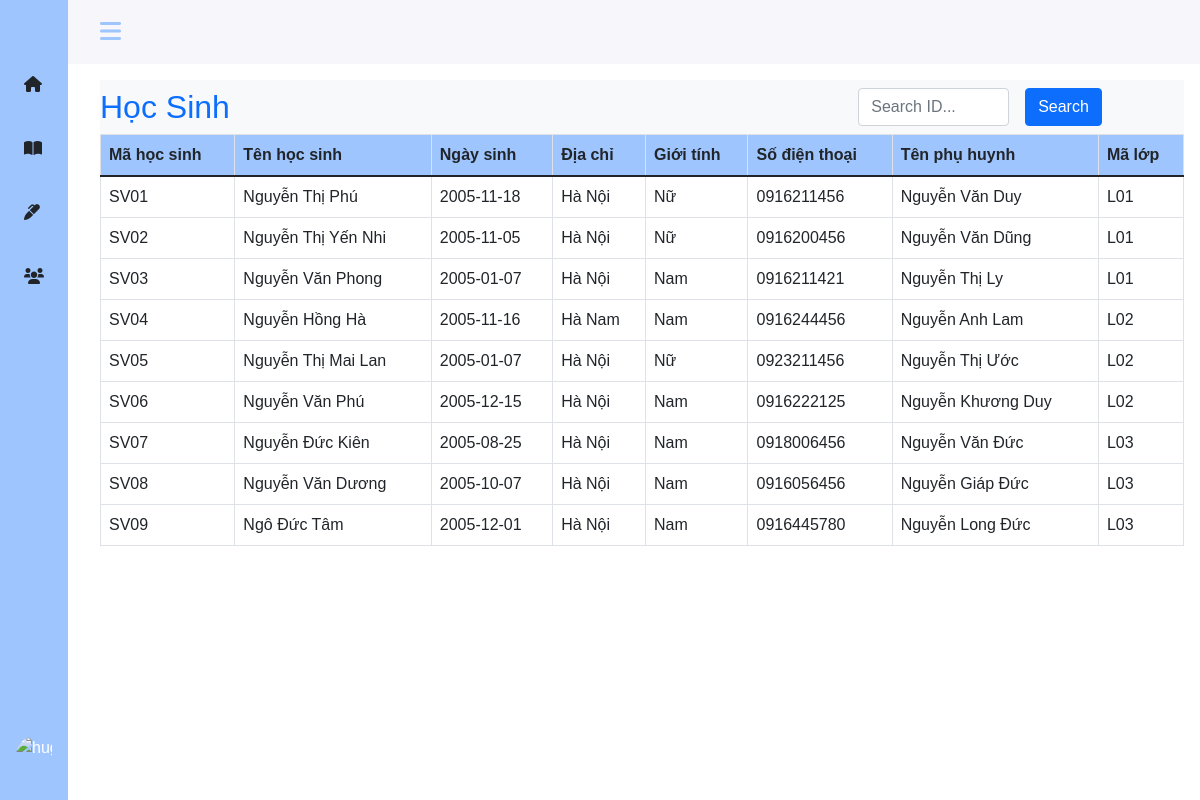
The app's page /student/student-index.php (signed in) with its own data.
### tables this page shows
CREATE TABLE `students` (
  `st_id` varchar(10) NOT NULL,
  `st_name` varchar(30) NOT NULL,
  `st_birth` date NOT NULL,
  `st_address` varchar(50) NOT NULL,
  `st_gender` tinyint(1) NOT NULL,
  `st_phone` tinytext DEFAULT NULL,
  `st_email` varchar(100) DEFAULT NULL,
  `st_parent` varchar(30) NOT NULL,
  `class_id` varchar(11) NOT NULL
);

### student/student-index.php (the view, shortened to what this page needs)
<?php
include './sidebarst.php';
?>
<div class="col py-3">
    <div class="d-flex justify-content-between bg-light ">
        <div class="col-md-6 mt-2">
            <h2 class="text-primary">Học Sinh</h2>
        </div>
        <form method="post">
            <div class="row">
                <div class="col-md-6 mt-2 d-flex">
                    <input type="text" class="form-control col-md-6 me-3" name="search-idstudent" placeholder="Search ID...">
                    <button type="submit" name="btnsearch" class="btn btn-primary">Search</button>
                </div>
            </div>
        </form>
    </div>
    <div class="col-md-12" style="width:100% ; overflow: auto; height: auto">
        <table class="table table-bordered">
            <thead>
                <tr style="background-color: #9ec5fe;">
                    <th scope="col">Mã học sinh</th>
                    <th scope="col">Tên học sinh</th>
                    <th scope="col">Ngày sinh</th>
                    <th scope="col">Địa chỉ</th>
                    <th scope="col">Giới tính</th>
                    <th scope="col">Số điện thoại</th>
                    <th scope="col">Tên phụ huynh</th>
                    <th scope="col">Mã lớp</th>
                </tr>
            </thead>
            <tbody>
                <?php
                include '../config.php';
                if (isset($_POST['btnsearch'])) {
                    $id_student = $_POST['search-idstudent'];
                    $sql = "SELECT * FROM `students` WHERE st_id ='$id_student'";
                    $result = mysqli_query($conn, $sql);
                    if (mysqli_num_rows($result) > 0) {
                        while ($row = mysqli_fetch_assoc($result)) {
                            echo '<tr>';
                            echo '<td>' . $row['st_id'] . '</td>';
                            echo '<td>' . $row['st_name'] . '</td>';
                            echo '<td>' . $row['st_birth'] . '</td>';
                            echo '<td>' . $row['st_address'] . '</td>';
                            echo '<td>' . ($row['st_gender'] == 1 ? "Nam" : "Nữ") . '</td>';
                            echo '<td>' . $row['st_phone'] . '</td>';
                            echo '<td>' . $row['st_parent'] . '</td>';
                            echo '<td>' . $row['class_id'] . '</td>';
                            echo '</tr>';
                        }
                    }
                } else {
                    $sql = "SELECT * FROM `students`";
                    $result = mysqli_query($conn, $sql);
                    if (mysqli_num_rows($result) > 0) {
                        while ($row = mysqli_fetch_assoc($result)) {
                            echo '<tr>';
                            echo '<td>' . $row['st_id'] . '</td>';
                            echo '<td>' . $row['st_name'] . '</td>';
                            echo '<td>' . $row['st_birth'] . '</td>';
                            echo '<td>' . $row['st_address'] . '</td>';
                            echo '<td>' . ($row['st_gender'] == 1 ? "Nam" : "Nữ") . '</td>';
                            echo '<td>' . $row['st_phone'] . '</td>';
                            echo '<td>' . $row['st_parent'] . '</td>';
                            echo '<td>' . $row['class_id'] . '</td>';
                            echo '</tr>';
                        }
                    }
                }
                ?>
            </tbody>
        </table>
    </div>
</div>
<?php
include './foorterst.php';
?>

### student/sidebarst.php (shortened to what this page needs)
<!DOCTYPE html>
<html lang="en">
<head>
    <link href="https://cdn.jsdelivr.net/npm/bootstrap@5.1.3/dist/css/bootstrap.min.css" rel="stylesheet">
    <link rel="stylesheet" href="https://cdnjs.cloudflare.com/ajax/libs/font-awesome/6.0.0-beta2/css/all.min.css">
    <link rel="stylesheet" href="../assets/css/style.css">
</head>
<body id="body-pd">
    <header class="header" id="header">
        <div class="header_toggle"> <i class="fas fa-bars text" style="color: #9ec5fe;" id="header-toggle"></i> </div>
    </header>
    <div class="l-navbar" style="background-color: #9ec5fe;" id="nav-bar">
        <nav class="nav">
            <div>
                <span class=" nav_logo nav_logo-name"></span>
                <div class="nav_list">
                    <a href="./student-index.php" class="nav_link "> <i class="fas fa-home "></i> <span class="nav_name">Học Sinh</span> </a>
                    <a href="./subject.php" class="nav_link"> <i class="fas fa-book-open"></i> <span class="nav_name">Điểm môn học</span> </a>
                    <a href="./mark.php" class="nav_link"> <i class="fas fa-marker"></i> <span class="nav_name">Điểm</span> </a>
                    <a href="./class.php" class="nav_link"> <i class="fas fa-users"></i>  </a>
                </div>
            </div>
            <div class="dropdown pb-4 ps-3">
                <a href="#" class="d-flex align-items-center text-white text-decoration-none dropdown-toggle" id="dropdownUser1" data-bs-toggle="dropdown" aria-expanded="false">
                    <img src="https://avatars.githubusercontent.com/u/90234580?s=96&v=4" alt="hugenerd" class=" header_img rounded-circle">
                </a>
            </div>
        </nav>
    </div>

### student/foorterst.php (shortened to what this page needs)
</body>
</html>

### assets/css/style.css (style rules this page uses)
* { padding: 0; margin: 0; box-sizing: border-box; }
:root { --header-height: 3rem; --nav-width: 68px; --first-color: #4723D9; --first-color-light: #AFA5D9; --white-color: #F7F6FB; --body-font: 'Nunito', sans-serif; --normal-font-size: 1rem; --z-fixed: 100 }
body { position: relative; margin: var(--header-height) 0 0 0; padding: 0 1rem; font-family: var(--body-font); font-size: var(--normal-font-size); transition: .5s }
a { text-decoration: none }
.header { width: 100%; height: var(--header-height); position: fixed; top: 0; left: 0; display: flex; align-items: center; justify-content: space-between; padding: 0 1rem; background-color: var(--white-color); z-index: var(--z-fixed); transition: .5s }
.header_toggle { color: var(--first-color); font-size: 1.5rem; cursor: pointer }
.header_img { width: 35px; height: 35px; display: flex; justify-content: center; border-radius: 50%; overflow: hidden }
.l-navbar { position: fixed; top: 0; left: -30%; width: var(--nav-width); height: 100vh; background-color: var(--first-color); padding: .5rem 1rem 0 0; transition: .5s; z-index: var(--z-fixed) }
.nav { height: 100%; display: flex; flex-direction: column; justify-content: space-between; overflow: hidden }
.nav_logo, .nav_link { display: grid; grid-template-columns: max-content max-content; align-items: center; column-gap: 1rem; padding: .5rem 0 .5rem 1.5rem }
.nav_logo { margin-bottom: 2rem }
.nav_logo-name { color: var(--white-color); font-weight: 700 }
.nav_link { position: relative; color: var(--first-color-dark); margin-bottom: 1.5rem; transition: .3s }
@media screen and (min-width: 768px) { body { margin: calc(var(--header-height) + 1rem) 0 0 0; padding-left: calc(var(--nav-width) + 2rem) } }
@media screen and (min-width: 768px) { .header { height: calc(var(--header-height) + 1rem); padding: 0 2rem 0 calc(var(--nav-width) + 2rem) } }
@media screen and (min-width: 768px) { .header_img { width: 40px; height: 40px } }
@media screen and (min-width: 768px) { .l-navbar { left: 0; padding: 1rem 1rem 0 0 } }

### records on screen
students: st_id "SV01", st_name "Nguyễn Thị Phú", st_birth "2005-11-18", st_address "Hà Nội", st_gender "Nữ", st_phone "0916211456", st_parent "Nguyễn Văn Duy", class "L01"
students: st_id "SV02", st_name "Nguyễn Thị Yến Nhi", st_birth "2005-11-05", st_address "Hà Nội", st_gender "Nữ", st_phone "0916200456", st_parent "Nguyễn Văn Dũng", class "L01"
students: st_id "SV03", st_name "Nguyễn Văn Phong", st_birth "2005-01-07", st_address "Hà Nội", st_gender "Nam", st_phone "0916211421", st_parent "Nguyễn Thị Ly", class "L01"
students: st_id "SV04", st_name "Nguyễn Hồng Hà", st_birth "2005-11-16", st_address "Hà Nam", st_gender "Nam", st_phone "0916244456", st_parent "Nguyễn Anh Lam", class "L02"
students: st_id "SV05", st_name "Nguyễn Thị Mai Lan", st_birth "2005-01-07", st_address "Hà Nội", st_gender "Nữ", st_phone "0923211456", st_parent "Nguyễn Thị Ước", class "L02"
students: st_id "SV06", st_name "Nguyễn Văn Phú", st_birth "2005-12-15", st_address "Hà Nội", st_gender "Nam", st_phone "0916222125", st_parent "Nguyễn Khương Duy", class "L02"
students: st_id "SV07", st_name "Nguyễn Đức Kiên", st_birth "2005-08-25", st_address "Hà Nội", st_gender "Nam", st_phone "0918006456", st_parent "Nguyễn Văn Đức", class "L03"
students: st_id "SV08", st_name "Nguyễn Văn Dương", st_birth "2005-10-07", st_address "Hà Nội", st_gender "Nam", st_phone "0916056456", st_parent "Nguyễn Giáp Đức", class "L03"
students: st_id "SV09", st_name "Ngô Đức Tâm", st_birth "2005-12-01", st_address "Hà Nội", st_gender "Nam", st_phone "0916445780", st_parent "Nguyễn Long Đức", class "L03"
